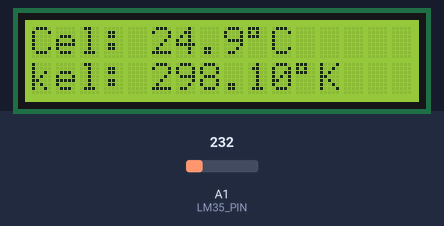
This sketch was run on a simulated Arduino Mega 2560, built with avr-gcc and run on an emulated ATmega2560. Shown: 16×2 character LCD. Inputs (shaded band) come from the test bench; at power-on: A1 (LM35_PIN) = 232. What the sketch prints to the serial monitor is not drawn.

Above: at 3.3 s.
3.4 s: A1 (LM35_PIN) set to 250
At 5.3 s:
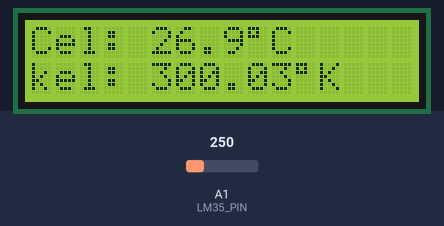
5.6 s: A1 (LM35_PIN) set to 266
At 7.4 s:
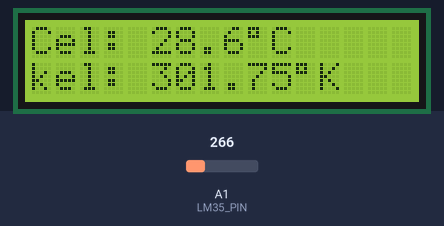
7.7 s: A1 (LM35_PIN) set to 290
At 9.7 s:
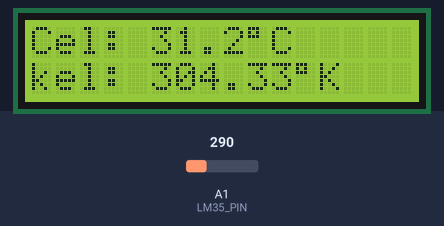
Timing chart, 0 to 11.2 s (numbered marks = the images above; inputs shaded):
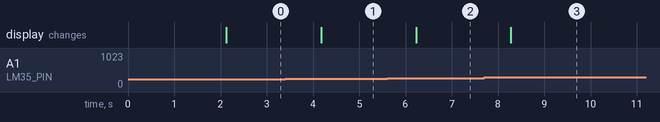

The sketch:

topic2.ino
```cpp
// =======================================================
// Arduino Mega 2560: LM35 Temperature Display
// LCD 16x2 Display (I2C or 4-bit Parallel)
// Displays temperature in Celsius and Kelvin
// =======================================================

// === SELECT LCD TYPE ===
// Set to 1 if using I2C LCD backpack, 0 if using 4-bit parallel
#define USE_I2C 1

// === Include libraries ===
#if USE_I2C
  #include <Wire.h>
  #include <LiquidCrystal_I2C.h>
  LiquidCrystal_I2C lcd(0x27, 16, 2); // Change address if needed (0x27 or 0x3F)
#else
  #include <LiquidCrystal.h>
  LiquidCrystal lcd(12, 11, 5, 4, 3, 2); // RS, EN, D4, D5, D6, D7
#endif

// === LM35 Settings ===
#define LM35_PIN A1  // LM35 OUT pin connected to analog pin A0

void setup() {
  // Start serial monitor (optional)
  Serial.begin(9600);
  analogReference(INTERNAL1V1);

  // Initialize LCD
#if USE_I2C
  lcd.init();
  lcd.backlight();
#else
  lcd.begin(16, 2);
#endif

  // Startup message
  lcd.clear();
  lcd.setCursor(0, 0);
  lcd.print("LM35 Temp Sensor");
  lcd.setCursor(0, 1);
  lcd.print("Initializing...");
  delay(2000);
  lcd.clear();
}

void loop() {
  // === Read LM35 Sensor ===
  int rawValue = analogRead(LM35_PIN);

  // LM35 formula: 10mV per °C
  // Temp(°C) = (ADC * 500) / 1023
  float celsius = (rawValue * 110.0) / 1023.0;  // 1.1 V = 110 °C max;
  float kelvin = celsius + 273.15;

  // === Display on LCD ===
  lcd.setCursor(0, 0);
  lcd.print("Cel: ");
  lcd.print(celsius, 1);   // 1 decimal place
  lcd.print((char)223);    // Degree symbol
  lcd.print("C");

  lcd.setCursor(0, 1);
  lcd.print("kel: ");
  lcd.print(kelvin, 2);
  lcd.print((char)223);    // 2 decimal places
  lcd.print("K");

  // === Print to Serial Monitor (optional) ===
  Serial.print("Temp: ");
  Serial.print(celsius, 1);
  Serial.print(" °C | ");
  Serial.print(kelvin, 2);
  Serial.println(" °K");

  delay(1000); // Update every 1 second
}
```

Measured:
- after the input at 3.4 s, the display: changes after 0.78 s (image 1)
- after the input at 5.6 s, the display: changes after 0.63 s (image 2)
- after the input at 7.7 s, the display: changes after 0.58 s (image 3)
